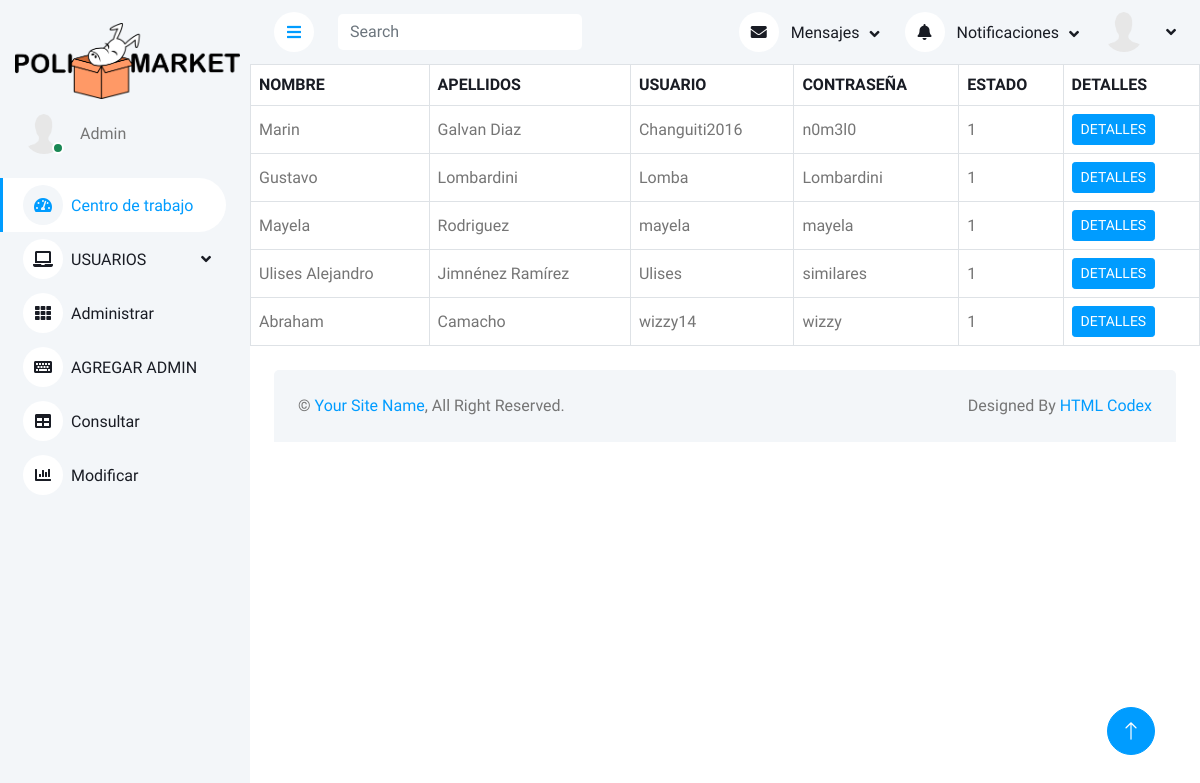
The page /ADMIN/USUARIOS.php on the database its author committed.
### tables this page shows
CREATE TABLE `clientes` (
  `usuario` varchar(16) NOT NULL,
  `nombre_user` varchar(30) NOT NULL,
  `apellidos_user` varchar(30) NOT NULL,
  `correo_user` varchar(40) NOT NULL,
  `telefono_user` varchar(12) NOT NULL,
  `mes_na_user` varchar(10) NOT NULL,
  `dia_na_user` int(2) NOT NULL,
  `anio_user` int(4) NOT NULL,
  `contrasenia_user` varchar(16) NOT NULL,
  `num_boleta` varchar(10) NOT NULL,
  `estado` int(1) NOT NULL DEFAULT '0',
  PRIMARY KEY (`usuario`)
);

### ADMIN/USUARIOS.php (the view, shortened to what this page needs)
<!DOCTYPE html>
<?php
include("conexion.php");
$user=$_GET['admin'];
?>
<html lang="en">
<head>
    <link href="https://cdnjs.cloudflare.com/ajax/libs/font-awesome/5.10.0/css/all.min.css" rel="stylesheet">
    <link href="https://cdn.jsdelivr.net/npm/bootstrap-icons@1.4.1/font/bootstrap-icons.css" rel="stylesheet">
    <link href="lib/owlcarousel/assets/owl.carousel.min.css" rel="stylesheet">
    <link href="lib/tempusdominus/css/tempusdominus-bootstrap-4.min.css" rel="stylesheet" />
    <link href="css/bootstrap.min.css" rel="stylesheet">
    <link href="css/style.css" rel="stylesheet">
</head>
<body>
    <div class="container-xxl position-relative bg-white d-flex p-0">
        <div class="sidebar pe-4 pb-3">
            <nav class="navbar bg-light navbar-light">
                <div  class="logo-banner">
                    <a href="PRINCIPAL_ORDINARIO.php"><img style="width:255px; padding: 15px;" src="img/Logo_PoliMarket.png" alt=""></a>
                </div>
                <div class="d-flex align-items-center ms-4 mb-4">
                    <div class="position-relative">
                        <img class="rounded-circle" src="img/default.png" alt="" style="width: 40px; height: 40px;">
                        <div class="bg-success rounded-circle border border-2 border-white position-absolute end-0 bottom-0 p-1"></div>
                    </div>
                    <div class="ms-3">
                        <span>Admin</span>
                    </div>
                </div>
                <div class="navbar-nav w-100">
                    <a href="index.html" class="nav-item nav-link active"><i class="fa fa-tachometer-alt me-2"></i>Centro de trabajo</a>
                    <div class="nav-item dropdown">
                        <a href="#" class="nav-link dropdown-toggle" data-bs-toggle="dropdown"><i class="fa fa-laptop me-2"></i>USUARIOS</a>
                    </div>
                    <a href="widget.html" class="nav-item nav-link"><i class="fa fa-th me-2"></i>Administrar</a>
                    <a href="REGISTRO_ADMIN.php?admin=<?=$user?>" class="nav-item nav-link"><i class="fa fa-keyboard me-2"></i>AGREGAR ADMIN</a>
                    <a href="table.html" class="nav-item nav-link"><i class="fa fa-table me-2"></i>Consultar</a>
                    <a href="chart.html" class="nav-item nav-link"><i class="fa fa-chart-bar me-2"></i>Modificar</a>
                </div>
            </nav>
        </div>
        <div class="content">
            <nav class="navbar navbar-expand bg-light navbar-light sticky-top px-4 py-0">
                <a href="#" class="sidebar-toggler flex-shrink-0">
                    <i class="fa fa-bars"></i>
                </a>
                <form class="d-none d-md-flex ms-4">
                    <input class="form-control border-0" type="search" placeholder="Search">
                </form>
                <div class="navbar-nav align-items-center ms-auto">
                    <div class="nav-item dropdown">
                        <a href="#" class="nav-link dropdown-toggle" data-bs-toggle="dropdown">
                            <i class="fa fa-envelope me-lg-2"></i>
                            <span class="d-none d-lg-inline-flex">Mensajes</span>
                        </a>
                    </div>
                    <div class="nav-item dropdown">
                        <a href="#" class="nav-link dropdown-toggle" data-bs-toggle="dropdown">
                            <i class="fa fa-bell me-lg-2"></i>
                            <span class="d-none d-lg-inline-flex">Notificaciones</span>
                        </a>
                    </div>
                    <div class="nav-item dropdown">
                        <a href="#" class="nav-link dropdown-toggle" data-bs-toggle="dropdown">
                            <img class="rounded-circle me-lg-2" src="img/default.png" alt="" style="width: 40px; height: 40px;">
                        </a>
                    </div>
                </div>
            </nav>
            <?php
            $sql3 = "SELECT * FROM clientes";
            $query3 = mysqli_query($conn, $sql3);
            ?>
            <div class="table-responsive">
                        <table class="table text-start align-middle table-bordered table-hover mb-0">
                            <thead>
                                <tr class="text-dark">
                                    <th scope="col">NOMBRE</th>
                                    <th scope="col">APELLIDOS</th>
                                    <th scope="col">USUARIO</th>
                                    <th scope="col">CONTRASEÑA</th>
                                    <th scope="col">ESTADO</th>
                                    <th scope="col">DETALLES</th>
                                </tr>
                            </thead>
                            <tbody>
                                <?php while($row3= mysqli_fetch_array($query3)): ?>
                                <tr>
                                    <td><?=$row3['nombre_user']?></td>
                                    <td><?=$row3['apellidos_user']?></td>
                                    <td><?=$row3['usuario']?></td>
                                    <td><?=$row3['contrasenia_user']?></td>
                                    <td><?=$row3['estado']?></td>
                                    <td><a class="btn btn-sm btn-primary" href="VISUALIZAR_USER.php?admin=<?=$user?>&user=<?=$row3['usuario']?>">DETALLES</a></td>
                                </tr>
                                <?php endwhile;?>
                            </tbody>
                        </table>
                        </div>
            <div class="container-fluid pt-4 px-4">
                <div class="bg-light rounded-top p-4">
                    <div class="row">
                        <div class="col-12 col-sm-6 text-center text-sm-start">
                            &copy; <a href="#">Your Site Name</a>, All Right Reserved.
                        </div>
                        <div class="col-12 col-sm-6 text-center text-sm-end">
                            Designed By <a href="https://htmlcodex.com">HTML Codex</a>
                        </div>
                    </div>
                </div>
            </div>
        </div>
        <a href="#" class="btn btn-lg btn-primary btn-lg-square back-to-top"><i class="bi bi-arrow-up"></i></a>
    </div>
</body>
</html>

### ADMIN/css/style.css (style rules this page uses)
:root { --primary: #009CFF; --light: #F3F6F9; --dark: #191C24; }
.back-to-top { position: fixed; display: none; right: 45px; bottom: 45px; z-index: 99; }
.btn { transition: .5s; }
.btn.btn-primary { color: #FFFFFF; }
.btn-lg-square { width: 48px; height: 48px; }
.btn-square, .btn-sm-square, .btn-lg-square { padding: 0; display: inline-flex; align-items: center; justify-content: center; font-weight: normal; border-radius: 50px; }
.sidebar { position: fixed; top: 0; left: 0; bottom: 0; width: 250px; height: 100vh; overflow-y: auto; background: var(--light); transition: 0.5s; z-index: 999; }
.content { margin-left: 250px; min-height: 100vh; background: #FFFFFF; transition: 0.5s; }
@media (min-width: 992px) { .sidebar { margin-left: 0; } }
@media (min-width: 992px) { .content { width: calc(100% - 250px); } }
.sidebar .navbar .navbar-nav .nav-link { padding: 7px 20px; color: var(--dark); font-weight: 500; border-left: 3px solid var(--light); border-radius: 0 30px 30px 0; outline: none; }
.sidebar .navbar .navbar-nav .nav-link:hover, .sidebar .navbar .navbar-nav .nav-link.active { color: var(--primary); background: #FFFFFF; border-color: var(--primary); }
.sidebar .navbar .navbar-nav .nav-link i { width: 40px; height: 40px; display: inline-flex; align-items: center; justify-content: center; background: #FFFFFF; border-radius: 40px; }
.sidebar .navbar .navbar-nav .nav-link:hover i, .sidebar .navbar .navbar-nav .nav-link.active i { background: var(--light); }
.sidebar .navbar .dropdown-toggle::after { position: absolute; top: 15px; right: 15px; border: none; content: "\f107"; font-family: "Font Awesome 5 Free"; font-weight: 900; transition: .5s; }
.content .navbar .navbar-nav .nav-link { margin-left: 25px; padding: 12px 0; color: var(--dark); outline: none; }
.content .navbar .sidebar-toggler, .content .navbar .navbar-nav .nav-link i { width: 40px; height: 40px; display: inline-flex; align-items: center; justify-content: center; background: #FFFFFF; border-radius: 40px; }
.content .navbar .dropdown-toggle::after { margin-left: 6px; vertical-align: middle; border: none; content: "\f107"; font-family: "Font Awesome 5 Free"; font-weight: 900; transition: .5s; }

### rows shown on the page
clientes: nombre_user "Marin", apellidos_user "Galvan Diaz", usuario "Changuiti2016", contrasenia_user "n0m3l0", estado "1"
clientes: nombre_user "Gustavo", apellidos_user "Lombardini", usuario "Lomba", contrasenia_user "Lombardini", estado "1"
clientes: nombre_user "Mayela", apellidos_user "Rodriguez", usuario "mayela", contrasenia_user "mayela", estado "1"
clientes: nombre_user "Ulises Alejandro", apellidos_user "Jimnénez Ramírez", usuario "Ulises", contrasenia_user "similares", estado "1"
clientes: nombre_user "Abraham", apellidos_user "Camacho", usuario "wizzy14", contrasenia_user "wizzy", estado "1"
